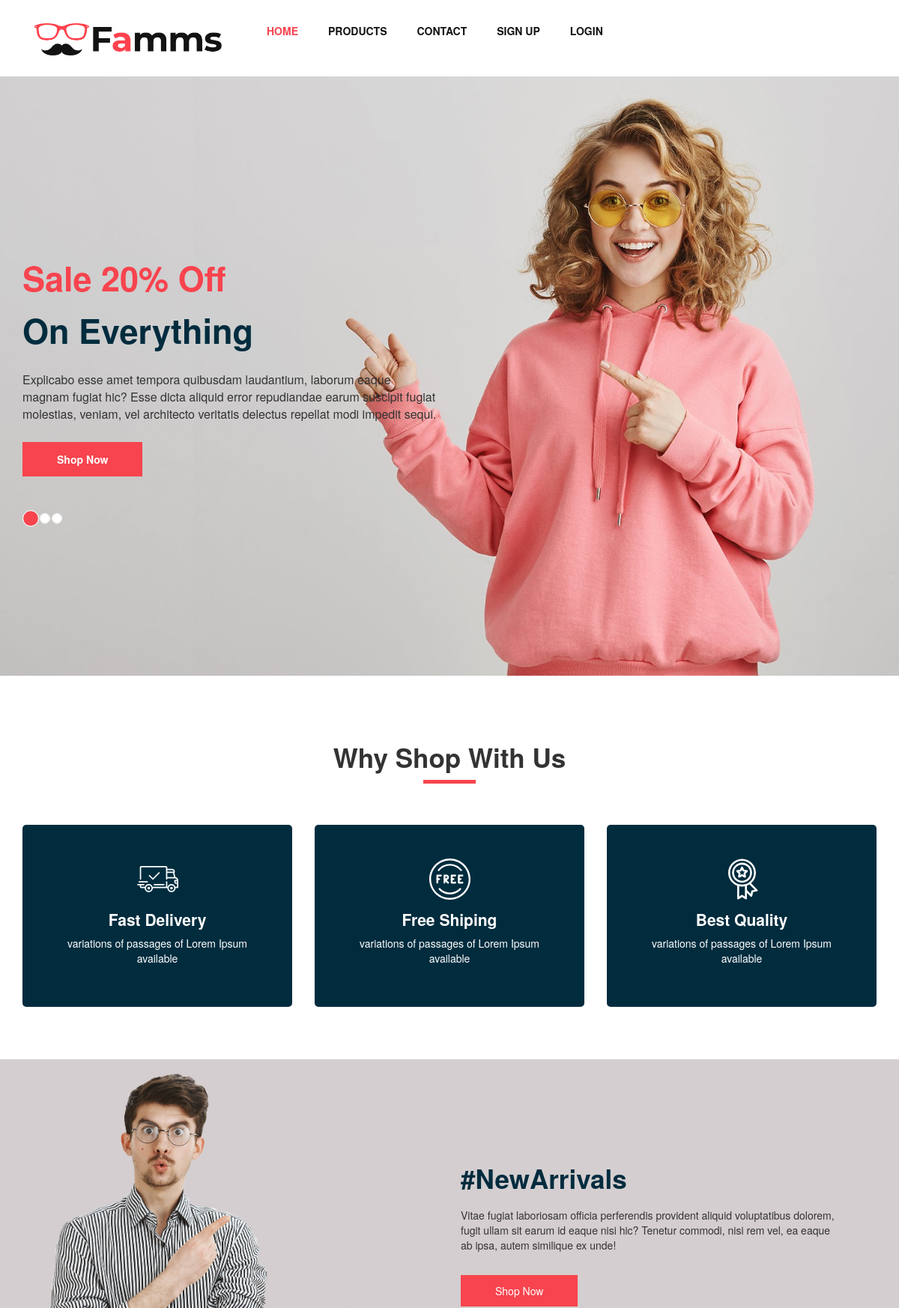
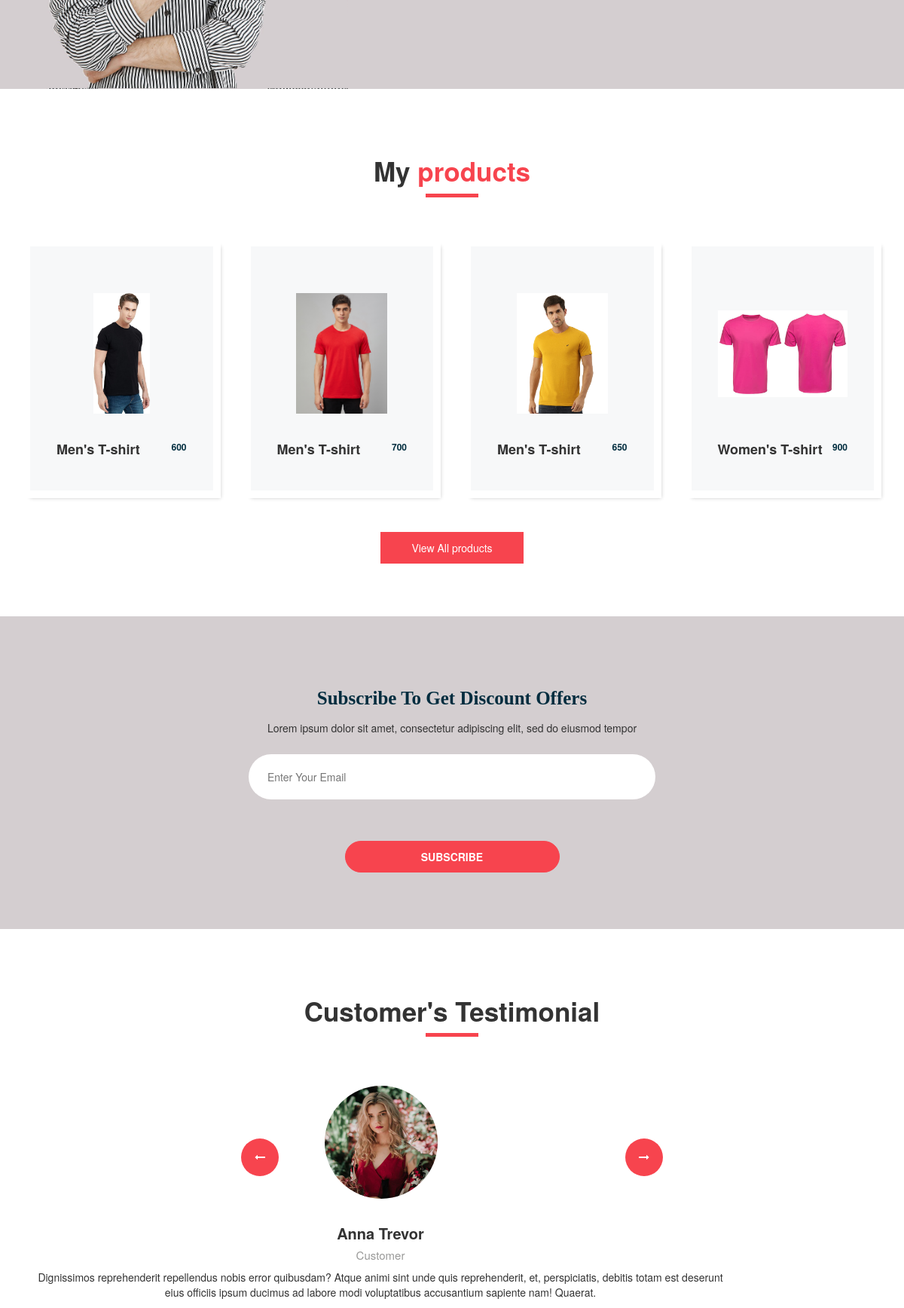
The page / (upper part) on the database its author committed (2 pictures, top to bottom).
### myapp/models.py (models this page shows, shortened)
class Product(models.Model):
	category=(
			("Men","Men"),
			("Women","Women"),
			("Kids","Kids"),
		)
	sub_category=(
			("Jeans","Jeans"),
			("T-shirt","T-shirt"),
			("Shirts","Shirts"),
		)
	seller=models.ForeignKey(User,on_delete=models.CASCADE)
	product_category=models.CharField(max_length=100,choices=category)
	product_sub_category=models.CharField(max_length=100,choices=sub_category)
	product_name=models.CharField(max_length=100)
	product_price=models.PositiveIntegerField()
	product_image=models.ImageField(upload_to="product_image/")
	product_desc=models.TextField()

### myapp/views.py (the view)
# urls.py: path('',views.index,name='index'),
def index(request):
	products=Product.objects.all()[:4]
	try:
		user=User.objects.get(email=request.session['email'])
		if user.usertype=="Buyer":
			return render(request,'index.html',{'products':products})
		else:
			return render(request,'seller-index.html')
	except:
		return render(request,'index.html',{'products':products})

### myapp/templates/index.html (shortened to what this page needs)
{% extends 'header.html' %}
{% load static %}
{% block content %}
<!DOCTYPE html>
<html>
   <head>
   </head>
   <body>
      <div class="hero_area">
         <section class="slider_section ">
            <div class="slider_bg_box">
               <img src="{% static 'images/slider-bg.jpg' %}" alt="">
            </div>
            <div id="customCarousel1" class="carousel slide" data-ride="carousel">
               <div class="carousel-inner">
                  <div class="carousel-item active">
                     <div class="container ">
                        <div class="row">
                           <div class="col-md-7 col-lg-6 ">
                              <div class="detail-box">
                                 <h1>
                                    <span>
                                    Sale 20% Off
                                    </span>
                                    <br>
                                    On Everything
                                 </h1>
                                 <p>
                                    Explicabo esse amet tempora quibusdam laudantium, laborum eaque magnam fugiat hic? Esse dicta aliquid error repudiandae earum suscipit fugiat molestias, veniam, vel architecto veritatis delectus repellat modi impedit sequi.
                                 </p>
                                 <div class="btn-box">
                                    <a href="{% url 'product' %}" class="btn1">
                                    Shop Now
                                    </a>
                                 </div>
                              </div>
                           </div>
                        </div>
                     </div>
                  </div>
               </div>
               <div class="container">
                  <ol class="carousel-indicators">
                     <li data-target="#customCarousel1" data-slide-to="0" class="active"></li>
                     <li data-target="#customCarousel1" data-slide-to="1"></li>
                     <li data-target="#customCarousel1" data-slide-to="2"></li>
                  </ol>
               </div>
            </div>
         </section>
      </div>
      <section class="why_section layout_padding">
         <div class="container">
            <div class="heading_container heading_center">
               <h2>
                  Why Shop With Us
               </h2>
            </div>
            <div class="row">
               <div class="col-md-4">
                  <div class="box ">
                     <div class="img-box">
                     </div>
                     <div class="detail-box">
                        <h5>
                           Fast Delivery
                        </h5>
                        <p>
                           variations of passages of Lorem Ipsum available
                        </p>
                     </div>
                  </div>
               </div>
               <div class="col-md-4">
                  <div class="box ">
                     <div class="img-box">
                     </div>
                     <div class="detail-box">
                        <h5>
                           Free Shiping
                        </h5>
                        <p>
                           variations of passages of Lorem Ipsum available
                        </p>
                     </div>
                  </div>
               </div>
               <div class="col-md-4">
                  <div class="box ">
                     <div class="img-box">
                     </div>
                     <div class="detail-box">
                        <h5>
                           Best Quality
                        </h5>
                        <p>
                           variations of passages of Lorem Ipsum available
                        </p>
                     </div>
                  </div>
               </div>
            </div>
         </div>
      </section>
      <section class="arrival_section">
         <div class="container">
            <div class="box">
               <div class="arrival_bg_box">
                  <img src="{% static 'images/arrival-bg.png' %}" alt="">
               </div>
               <div class="row">
                  <div class="col-md-6 ml-auto">
                     <div class="heading_container remove_line_bt">
                        <h2>
                           #NewArrivals
                        </h2>
                     </div class="btn-box">
                     <p style="margin-top: 20px;margin-bottom: 30px;">
                        Vitae fugiat laboriosam officia perferendis provident aliquid voluptatibus dolorem, fugit ullam sit earum id eaque nisi hic? Tenetur commodi, nisi rem vel, ea eaque ab ipsa, autem similique ex unde!
                     </p>
                     <a href="">
                     Shop Now
                     </a>
                  </div>
               </div>
            </div>
         </div>
      </section>
      <section class="product_section layout_padding">
         <div class="container">
            <div class="heading_container heading_center">
               <h2>
                  My <span>products</span>
               </h2>
            </div>
            <div class="row">
               {% for i in products %}
               <div class="col-sm-6 col-md-4 col-lg-3">
                  <div class="box">
                     <div class="img-box">
                        <img src="{{i.product_image.url}}" alt="">
                     </div>
                     <div class="detail-box">
                        <h5>
                           {{i.product_category}}'s {{i.product_sub_category}}
                        </h5>
                        <h6>
                           {{i.product_price}}
                        </h6>
                     </div>
                  </div>
               </div>
               {% endfor %}
            </div>
            <div class="btn-box">
               <a href="{% url 'product' %}">
               View All products
               </a>
            </div>
         </div>
      </section>
      <section class="subscribe_section">
         <div class="container-fuild">
            <div class="box">
               <div class="row">
                  <div class="col-md-6 offset-md-3">
                     <div class="subscribe_form ">
                        <div class="heading_container heading_center">
                           <h3>Subscribe To Get Discount Offers</h3>
                        </div>
                        <p>Lorem ipsum dolor sit amet, consectetur adipiscing elit, sed do eiusmod tempor</p>
                        <form action="">
                           <input type="email" placeholder="Enter your email">
                           <button>
                           subscribe
                           </button>
                        </form>
                     </div>
                  </div>
               </div>
            </div>
         </div>
      </section>
      <section class="client_section layout_padding">
         <div class="container">
            <div class="heading_container heading_center">
               <h2>
                  Customer's Testimonial
               </h2>
            </div>
            <div id="carouselExample3Controls" class="carousel slide" data-ride="carousel">
               <div class="carousel-inner">
                  <div class="carousel-item active">
                     <div class="box col-lg-10 mx-auto">
                        <div class="img_container">
                           <div class="img-box">
                              <div class="img_box-inner">
                                 <img src="{% static 'images/client.jpg' %}" alt="">
                              </div>
                           </div>
                        </div>
                        <div class="detail-box">
                           <h5>
                              Anna Trevor
                           </h5>
                           <h6>
                              Customer
                           </h6>
                           <p>
                              Dignissimos reprehenderit repellendus nobis error quibusdam? Atque animi sint unde quis reprehenderit, et, perspiciatis, debitis totam est deserunt eius officiis ipsum ducimus ad labore modi voluptatibus accusantium sapiente nam! Quaerat.
                           </p>
                        </div>
                     </div>
                  </div>
               </div>
               <div class="carousel_btn_box">
                  <a class="carousel-control-prev" href="#carouselExample3Controls" role="button" data-slide="prev">
                  <i class="fa fa-long-arrow-left" aria-hidden="true"></i>
                  </a>
                  <a class="carousel-control-next" href="#carouselExample3Controls" role="button" data-slide="next">
                  <i class="fa fa-long-arrow-right" aria-hidden="true"></i>
                  </a>
               </div>
            </div>
         </div>
      </section>
   </body>
</html>
{% endblock %}

### myapp/static/css/responsive.css (style rules this page uses)
@media (min-width: 1200px) { .container { max-width: 1170px; } }

### rows shown on the page
Product: product_image (picture), product_category "Men", product_sub_category "T-shirt", product_price "600"
Product: product_image (picture), product_category "Men", product_sub_category "T-shirt", product_price "700"
Product: product_image (picture), product_category "Men", product_sub_category "T-shirt", product_price "650"
Product: product_image (picture), product_category "Women", product_sub_category "T-shirt", product_price "900"
